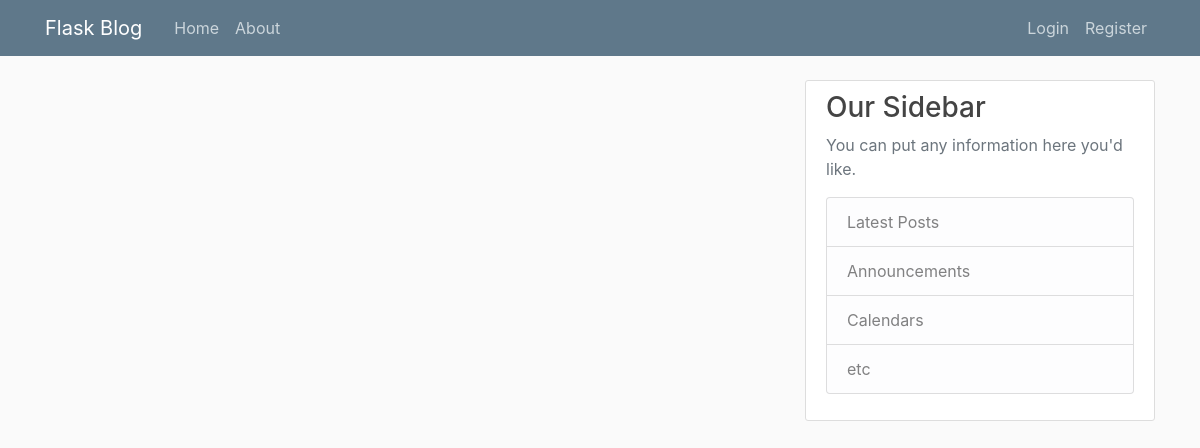
Page /home on the earlier database version.
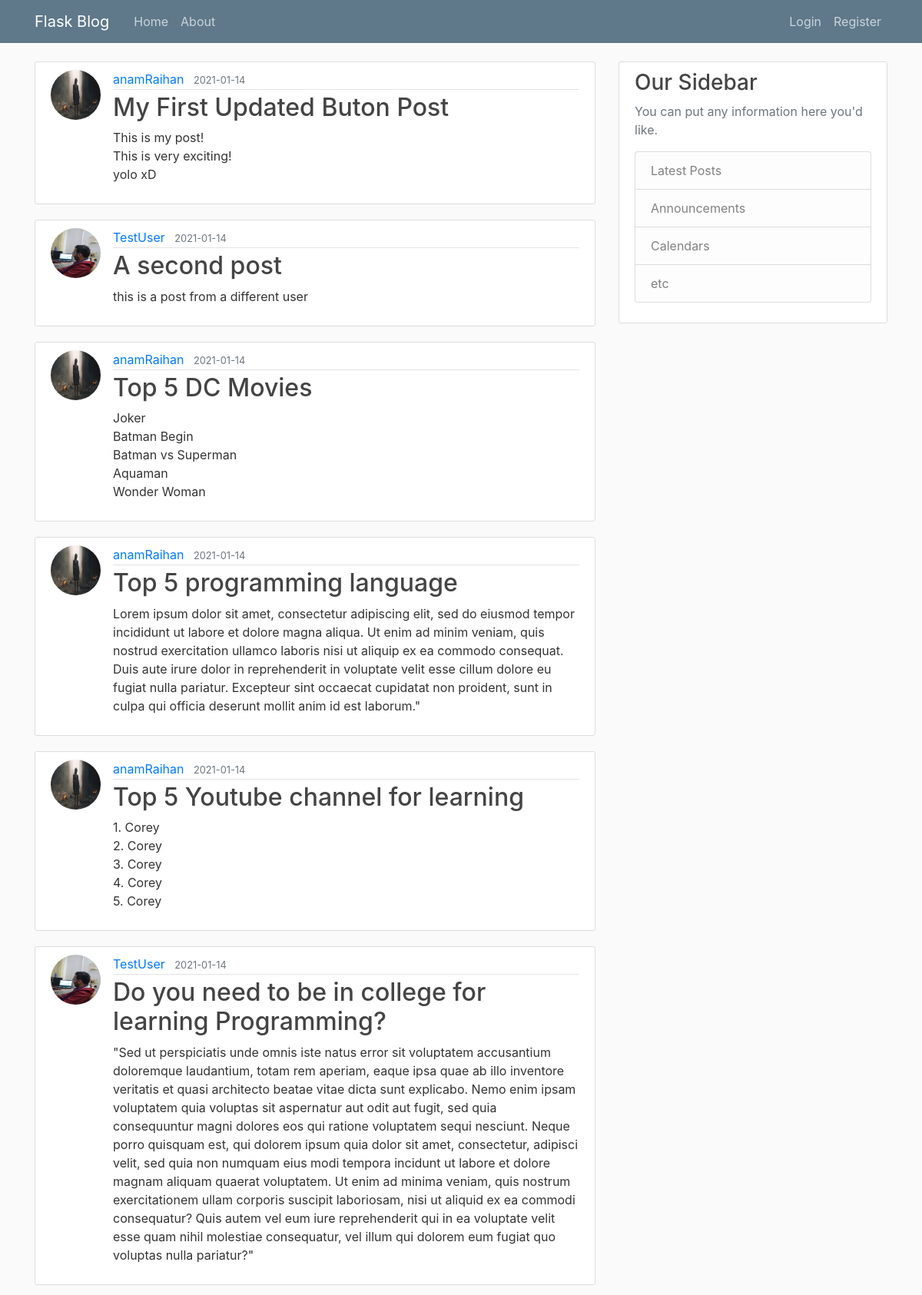
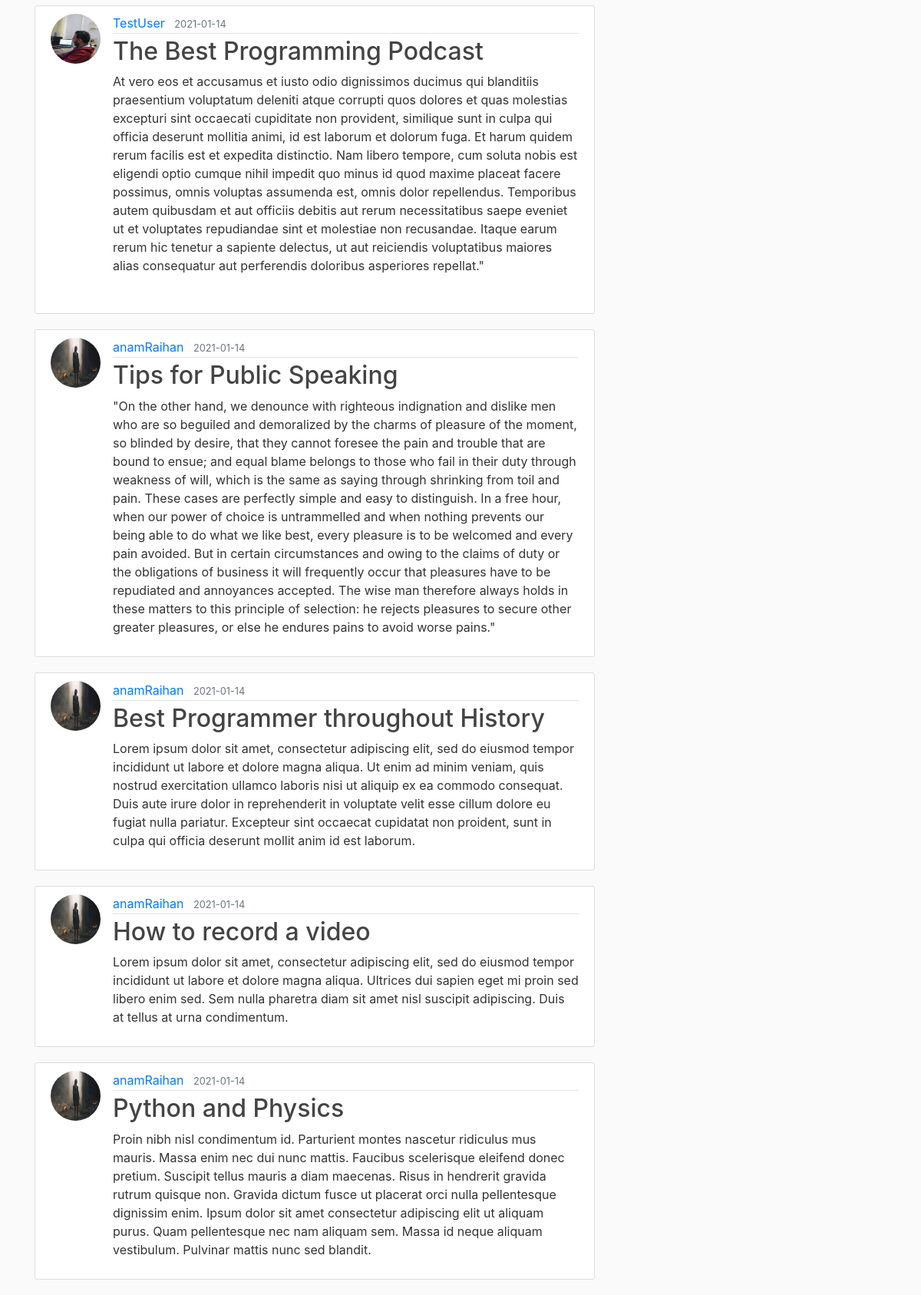
Same page on the later database version (2 pictures, top to bottom).
### flaskblog/models.py (models this page shows, shortened)
class Post(db.Model):
	id = db.Column(db.Integer, primary_key=True)
	title = db.Column(db.String(100), nullable=False)
	date_posted = db.Column(db.DateTime, nullable=False, default=datetime.utcnow)
	content = db.Column(db.Text, nullable=False)
	user_id = db.Column(db.Integer,db.ForeignKey('user.id'), nullable=False)

class User(db.Model, UserMixin):
	id = db.Column(db.Integer, primary_key=True)
	username = db.Column(db.String(20), unique=True, nullable=False)
	email = db.Column(db.String(120), unique=True, nullable=False)
	image_file = db.Column(db.String(20), nullable=False, default='default.jpg')
	password = db.Column(db.String(60), nullable=False)
	posts = db.relationship('Post', backref='author', lazy=True)

### flaskblog/routes.py (the view)
@app.route("/")
@app.route("/home")
def home():
    posts = Post.query.all()
    return render_template('home.html', posts=posts)

### flaskblog/templates/home.html
{% extends "layout.html" %}
{% block content %}
	{% for post in posts %}
	<article class="media content-section">
		<img class = "rounded-circle article-img" src="{{ url_for('static', filename='profile_pics/' + post.author.image_file)}}">
		<div class="media-body">
			<div class="article-metadata">
				<a class="mr-2" href="{{url_for('home')}}">{{ post.author.username }}</a>
				<small class="text-muted">{{ post.date_posted.strftime('%Y-%m-%d') }}</small>
			</div>
			<h2><a class="article-title" href="{{ url_for('post', post_id=post.id) }}">{{ post.title }}</a></h2>
			<p class="article-content">{{ post.content }}</p>
		</div>
	</article>
	{% endfor %}
{% endblock content %}

### flaskblog/templates/layout.html (shortened to what this page needs)
<!DOCTYPE html>
<html>
<head>
    <link rel="stylesheet" href="https://maxcdn.bootstrapcdn.com/bootstrap/4.0.0/css/bootstrap.min.css">
    <link rel="stylesheet" type="text/css" href="{{ url_for('static', filename='main.css') }}">
</head>
<body>
    <header class="site-header">
      <nav class="navbar navbar-expand-md navbar-dark bg-steel fixed-top">
        <div class="container">
          <a class="navbar-brand mr-4" href="/">Flask Blog</a>
          <div class="collapse navbar-collapse" id="navbarToggle">
            <div class="navbar-nav mr-auto">
              <a class="nav-item nav-link" href="{{url_for('home')}}">Home</a>
              <a class="nav-item nav-link" href="{{url_for('about')}}">About</a>
            </div>
            <div class="navbar-nav">
              {% if current_user.is_authenticated %}
              <a class="nav-item nav-link" href="{{url_for('new_post')}}">New Post</a>
              <a class="nav-item nav-link" href="{{url_for('account')}}">Account</a>
              <a class="nav-item nav-link" href="{{url_for('logout')}}">Logout</a>
              {% else %}
                <a class="nav-item nav-link" href="{{url_for('login')}}">Login</a>
                <a class="nav-item nav-link" href="{{url_for('register')}}">Register</a>
              {% endif %}
            </div>
          </div>
        </div>
      </nav>
    </header>
    <main role="main" class="container">
      <div class="row">
        <div class="col-md-8">
          {% block content %}{% endblock %}
        </div>
        <div class="col-md-4">
          <div class="content-section">
            <h3>Our Sidebar</h3>
            <p class='text-muted'>You can put any information here you'd like.
              <ul class="list-group">
                <li class="list-group-item list-group-item-light">Latest Posts</li>
                <li class="list-group-item list-group-item-light">Announcements</li>
                <li class="list-group-item list-group-item-light">Calendars</li>
                <li class="list-group-item list-group-item-light">etc</li>
              </ul>
            </p>
          </div>
        </div>
      </div>
    </main>
</body>
</html>

### flaskblog/static/main.css (style rules this page uses)
body { background: #fafafa; color: #333333; margin-top: 5rem; }
h1, h2, h3, h4, h5, h6 { color: #444444; }
.bg-steel { background-color: #5f788a; }
.site-header .navbar-nav .nav-link { color: #cbd5db; }
.content-section { background: #ffffff; padding: 10px 20px; border: 1px solid #dddddd; border-radius: 3px; margin-bottom: 20px; }
.article-title { color: #444444; }
.article-content { white-space: pre-line; }
.article-img { height: 65px; width: 65px; margin-right: 16px; }
.article-metadata { padding-bottom: 1px; margin-bottom: 4px; border-bottom: 1px solid #e3e3e3 }

Differences in the rows shown:
added Post: image_file (picture), author.username "anamRaihan", date_posted "2021-01-14", title "My First Updated Buton Post", content "This is my post! This is very exciting! yolo xD"
added Post: image_file (placeholder picture), author.username "TestUser", date_posted "2021-01-14", title "A second post", content "this is a post from a different user"
added Post: image_file (picture), author.username "anamRaihan", date_posted "2021-01-14", title "Top 5 DC Movies", content "Joker Batman Begin Batman vs Superman Aquaman Wonder Woman"
added Post: image_file (picture), author.username "anamRaihan", date_posted "2021-01-14", title "Top 5 programming language", content "Lorem ipsum dolor sit amet, consectetur adipiscing elit, sed do eiusmod tempor incididunt ut labore et dolore magna aliqua. Ut enim ad minim veniam, quis nostrud exercitation ullamco laboris nisi ut aliquip ex ea commodo consequat. Duis aute irure dolor in reprehenderit in voluptate velit esse cillum dolore eu fugiat nulla pariatur. Excepteur sint occaecat cupidatat non proident, sunt in culpa qui officia deserunt mollit anim id est laborum.\""
added Post: image_file (picture), author.username "anamRaihan", date_posted "2021-01-14", title "Top 5 Youtube channel for learning", content "1. Corey 2. Corey 3. Corey 4. Corey 5. Corey"
added Post: image_file (placeholder picture), author.username "TestUser", date_posted "2021-01-14", title "Do you need to be in college for learning Programming?", content "\"Sed ut perspiciatis unde omnis iste natus error sit voluptatem accusantium doloremque laudantium, totam rem aperiam, eaque ipsa quae ab illo inventore veritatis et quasi architecto beatae vitae dicta sunt explicabo. Nemo enim ipsam voluptatem quia voluptas sit aspernatur aut odit aut fugit, sed quia consequuntur magni dolores eos qui ratione voluptatem sequi nesciunt. Neque porro quisquam est, qui dolorem ipsum quia dolor sit amet, consectetur, adipisci velit, sed quia non numquam eius modi tempora incidunt ut labore et dolore magnam aliquam quaerat voluptatem. Ut enim ad minima veniam, quis nostrum exercitationem ullam corporis suscipit laboriosam, nisi ut aliquid ex ea commodi…"
added Post: image_file (placeholder picture), author.username "TestUser", date_posted "2021-01-14", title "The Best Programming Podcast", content "At vero eos et accusamus et iusto odio dignissimos ducimus qui blanditiis praesentium voluptatum deleniti atque corrupti quos dolores et quas molestias excepturi sint occaecati cupiditate non provident, similique sunt in culpa qui officia deserunt mollitia animi, id est laborum et dolorum fuga. Et harum quidem rerum facilis est et expedita distinctio. Nam libero tempore, cum soluta nobis est eligendi optio cumque nihil impedit quo minus id quod maxime placeat facere possimus, omnis voluptas assumenda est, omnis dolor repellendus. Temporibus autem quibusdam et aut officiis debitis aut rerum necessitatibus saepe eveniet ut et voluptates repudiandae sint et molestiae non recusandae. Itaque…"
added Post: image_file (picture), author.username "anamRaihan", date_posted "2021-01-14", title "Tips for Public Speaking", content "\"On the other hand, we denounce with righteous indignation and dislike men who are so beguiled and demoralized by the charms of pleasure of the moment, so blinded by desire, that they cannot foresee the pain and trouble that are bound to ensue; and equal blame belongs to those who fail in their duty through weakness of will, which is the same as saying through shrinking from toil and pain. These cases are perfectly simple and easy to distinguish. In a free hour, when our power of choice is untrammelled and when nothing prevents our being able to do what we like best, every pleasure is to be welcomed and every pain avoided. But in certain circumstances and owing to the claims of duty or the…"
added Post: image_file (picture), author.username "anamRaihan", date_posted "2021-01-14", title "Best Programmer throughout History", content "Lorem ipsum dolor sit amet, consectetur adipiscing elit, sed do eiusmod tempor incididunt ut labore et dolore magna aliqua. Ut enim ad minim veniam, quis nostrud exercitation ullamco laboris nisi ut aliquip ex ea commodo consequat. Duis aute irure dolor in reprehenderit in voluptate velit esse cillum dolore eu fugiat nulla pariatur. Excepteur sint occaecat cupidatat non proident, sunt in culpa qui officia deserunt mollit anim id est laborum."
added Post: image_file (picture), author.username "anamRaihan", date_posted "2021-01-14", title "How to record a video", content "Lorem ipsum dolor sit amet, consectetur adipiscing elit, sed do eiusmod tempor incididunt ut labore et dolore magna aliqua. Ultrices dui sapien eget mi proin sed libero enim sed. Sem nulla pharetra diam sit amet nisl suscipit adipiscing. Duis at tellus at urna condimentum."
added Post: image_file (picture), author.username "anamRaihan", date_posted "2021-01-14", title "Python and Physics", content "Proin nibh nisl condimentum id. Parturient montes nascetur ridiculus mus mauris. Massa enim nec dui nunc mattis. Faucibus scelerisque eleifend donec pretium. Suscipit tellus mauris a diam maecenas. Risus in hendrerit gravida rutrum quisque non. Gravida dictum fusce ut placerat orci nulla pellentesque dignissim enim. Ipsum dolor sit amet consectetur adipiscing elit ut aliquam purus. Quam pellentesque nec nam aliquam sem. Massa id neque aliquam vestibulum. Pulvinar mattis nunc sed blandit."
